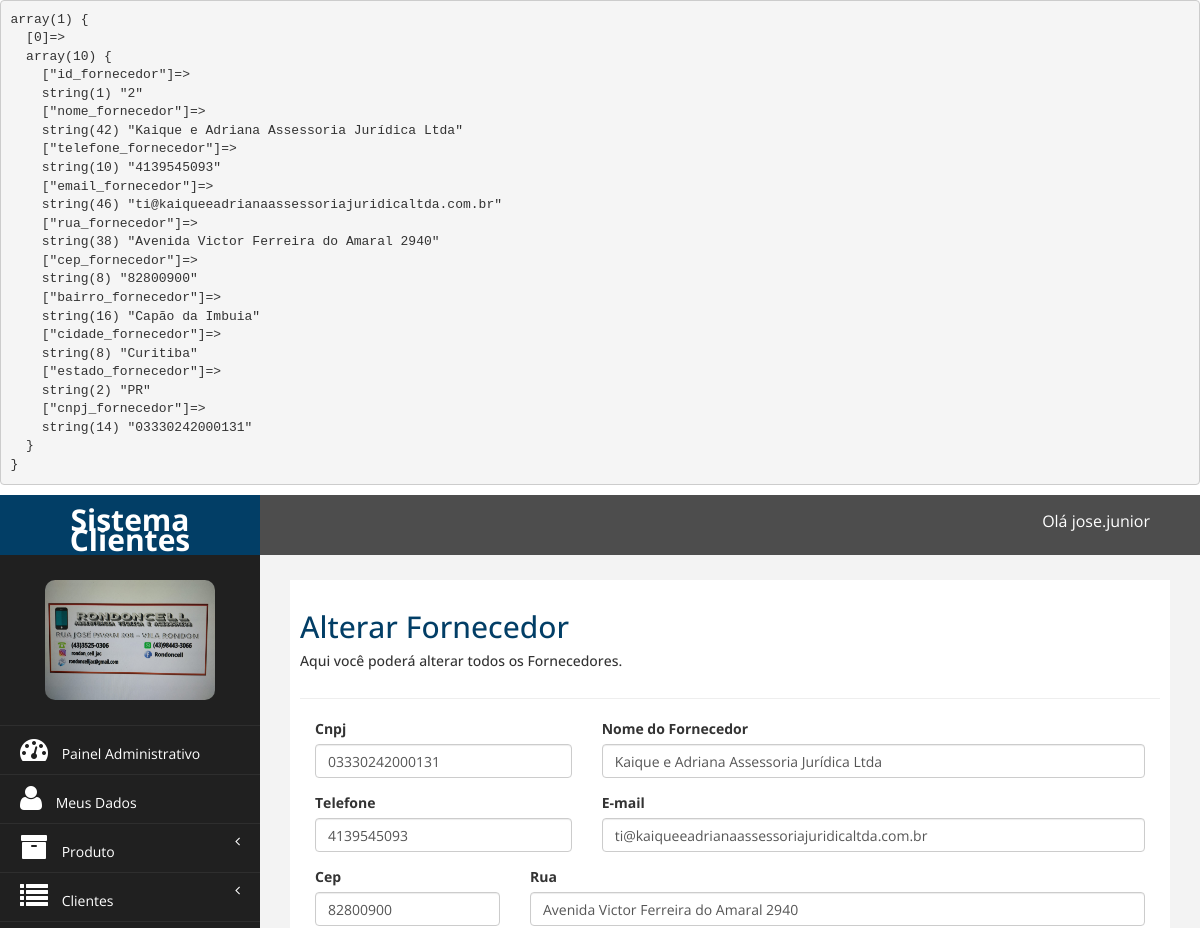
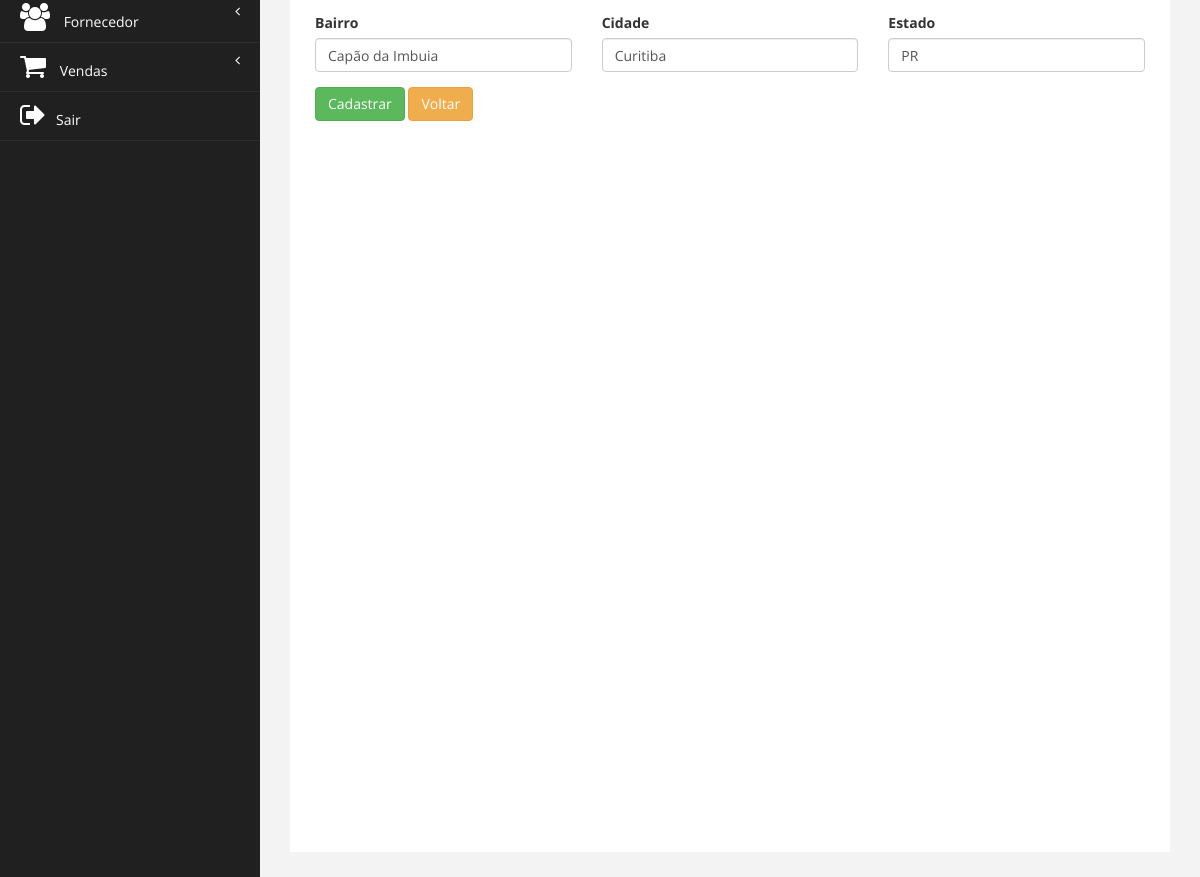
/financeiro/alterar_fornecedor.php?cod=2 (signed in), run on the app's committed database (2 pictures, top to bottom).
### tables this page shows
CREATE TABLE `tb_fornecedor` (
  `id_fornecedor` int NOT NULL AUTO_INCREMENT,
  `nome_fornecedor` varchar(200) NOT NULL,
  `telefone_fornecedor` varchar(45) NOT NULL,
  `email_fornecedor` varchar(100) NOT NULL,
  `rua_fornecedor` varchar(150) NOT NULL,
  `cep_fornecedor` varchar(150) NOT NULL,
  `bairro_fornecedor` varchar(45) NOT NULL,
  `cidade_fornecedor` varchar(100) NOT NULL,
  `estado_fornecedor` varchar(150) NOT NULL,
  `cnpj_fornecedor` varchar(45) NOT NULL,
  `id_funcionario` int NOT NULL,
  PRIMARY KEY (`id_fornecedor`,`id_funcionario`),
  KEY `fk_fornecedor_tb_funcionario1_idx` (`id_funcionario`),
  CONSTRAINT `fk_fornecedor_tb_funcionario1` FOREIGN KEY (`id_funcionario`) REFERENCES `tb_funcionario` (`id_funcionario`)
);

### DAO/FornecedorDAO.php (called while the page is built, shortened)
<?php
class FornecedorDAO extends Conexao
{
    public function DetalharFornecedor($idForn){
        $conexao = parent::retornaConexao();
        $comando_sql = 'Select id_fornecedor, nome_fornecedor, telefone_fornecedor, email_fornecedor,
                                rua_fornecedor, cep_fornecedor, bairro_fornecedor, cidade_fornecedor, estado_fornecedor,
                                cnpj_fornecedor from tb_fornecedor where id_fornecedor = ?';
        $sql = $conexao->prepare($comando_sql);
        $sql->bindValue(1, $idForn);
        $sql->execute();
        return $sql->fetchAll(PDO::FETCH_ASSOC);
    }
}
?>

### financeiro/alterar_fornecedor.php (the view, shortened to what this page needs)
<?php
require_once '../DAO/FornecedorDAO.php';
$objForn = new FornecedorDAO();
if (isset($_GET['cod']) && is_numeric($_GET['cod'])) {
    $idForn = trim($_GET['cod']);
    $dados = $objForn->DetalharFornecedor($idForn);
   echo '<pre>';
    var_dump($dados);
   echo '</pre>';
}else if (isset($_POST['btn_alterar'])) {
    $nome = trim($_POST['nomeFornecedor']);
    $telefone = trim($_POST['tel']);
    $email = trim($_POST['email']);
    $rua = trim($_POST['rua']);
    $cep = trim($_POST['cep']);
    $bairro = trim($_POST['bairro']);
    $cidade = trim($_POST['cidade']);
    $estado = trim($_POST['estado']);
    $cnpj = trim($_POST['cnpj']);
    $cod = trim($_POST['cod']);
    $ret = $objForn->AlterarFornecedor($nome, $telefone, $email, $rua, $cep, $bairro, $cidade, $estado, $cnpj, $cod);
}else{
    header('location: consultar_fornecedor.php');
    exit;
}
?>
<!DOCTYPE html>
<html xmlns="http://www.w3.org/1999/xhtml">
<?php include_once('_head.php'); ?>
<body>
    <div id="wrapper">
        <?php include_once('_topo.php'); ?>
        <?php include_once('_menu.php'); ?>
        <div id="page-wrapper">
            <div id="page-inner">
                <div class="row">
                    <div class="col-md-12">
                        <h2>Alterar Fornecedor</h2>
                        <h5>Aqui você poderá alterar todos os Fornecedores. </h5>
                    </div>
                </div>
                <hr />
                <form action="alterar_fornecedor.php" method="post">
                <div class="col-md-4">
                        <div class="form-group" id="divFornCnpj">
                            <label>Cnpj</label>
                            <input name="cnpj" id="cnpj" value="<?= $dados[0]['cnpj_fornecedor']?>" type="text" placeholder="Digite o cnpj" class="form-control" onfocusout="SinalizaCampo('divFornCnpj','cnpj')">
                        </div>
                </div>
                <div class="col-md-8">
                        <div class="form-group" id="divFornNome">
                            <label>Nome do Fornecedor</label>
                            <input name="nomeFornecedor" id="nomeFornecedor" value="<?= $dados[0]['nome_fornecedor']?>" type="text" placeholder="Digite o nome do fornecedor" class="form-control" onfocusout="SinalizaCampo('divFornNome','nomeFornecedor')">
                        </div>
                    </div>
                    <div class="col-md-4">
                        <div class="form-group" id="divFornTel">
                            <label>Telefone</label>
                            <input name="tel" id="tel" value="<?= $dados[0]['telefone_fornecedor']?>" type="text" placeholder="Digite o telefone" class="form-control" onfocusout="SinalizaCampo('divFornTel','tel')">
                         </div>
                    </div>
                    <div class="col-md-8">
                        <div class="form-group" id="divFornEmail">
                            <label>E-mail</label>
                            <input name="email" id="email" value="<?= $dados[0]['email_fornecedor']?>" type="text" placeholder="Digite o e-mail" class="form-control" onfocusout="SinalizaCampo('divFornEmail','email')">
                        </div>
                    </div>
                    <div class="col-md-3">
                        <div class="form-group" id="divFornCep">
                            <label>Cep</label>
                            <input name="cep" id="cep" value="<?= $dados[0]['cep_fornecedor']?>" type="text" placeholder="Digite o cep" class="form-control" onfocusout="SinalizaCampo('divFornCep','cep')">
                        </div>
                    </div>
                    <div class="col-md-9">
                        <div class="form-group" id="divFornRua">
                            <label>Rua</label>
                            <input name="rua" id="rua" value="<?= $dados[0]['rua_fornecedor']?>" type="text" placeholder="Digite a rua" class="form-control" onfocusout="SinalizaCampo('divFornRua','rua')">
                        </div>
                    </div>
                    <div class="col-md-4">
                        <div class="form-group" id="divFornBairro">
                            <label>Bairro</label>
                            <input name="bairro" id="bairro" value="<?= $dados[0]['bairro_fornecedor']?>" type="text" placeholder="Digite o bairro" class="form-control" onfocusout="SinalizaCampo('divFornBairro','bairro')">
                        </div>
                    </div>
                    <div class="col-md-4">
                        <div class="form-group" id="divFornCidade">
                            <label>Cidade</label>
                            <input name="cidade" id="cidade" value="<?= $dados[0]['cidade_fornecedor']?>" type="text" placeholder="Digite a cidade" class="form-control" onfocusout="SinalizaCampo('divFornCidade','cidade')">
                        </div>
                    </div>
                    <div class="col-md-4">
                        <div class="form-group" id="divFornEstado">
                            <label>Estado</label>
                            <input name="estado" id="estado" value="<?= $dados[0]['estado_fornecedor']?>" type="text" placeholder="Digite o estado" class="form-control" onfocusout="SinalizaCampo('divFornEstado','estado')">
                        </div>
                    </div>
                    <div class="col-md-12">
                        <button name="btn_alterar" class="btn btn-success " onclick="return ValidarFornecedor()">Cadastrar</button>
                        <a href="consultar_fornecedor.php" class="btn btn-warning " >Voltar</a>
                    </div>
                </form>
            </div>
        </div>
    </div>
</body>
</html>

### financeiro/assets/css/custom.css (style rules this page uses)
body { font-family: 'Open Sans', sans-serif; }
#wrapper { width: 100%; background:#202020; }
#page-wrapper { padding: 15px 15px; min-height: 600px; background:#F3F3F3; }
#page-inner { width:100%; margin:10px 20px 10px 0px; background-color:#fff!important; padding:10px; min-height:1200px; }
h2 { color: #023e66; }
@media (min-width:768px) { #page-wrapper { margin: 0 0 0 260px; padding: 15px 30px; min-height: 1200px; } }

### data on the page
tb_fornecedor: cnpj "03330242000131", nomeFornecedor "Kaique e Adriana Assessoria Jurídica Ltda", tel "4139545093", email "ti@kaiqueeadrianaassessoriajuridicaltda.com.br", cep "82800900", rua "Avenida Victor Ferreira do Amaral 2940", bairro "Capão da Imbuia", cidade "Curitiba", estado "PR"

### other printed values
$nome "jose.junior"
